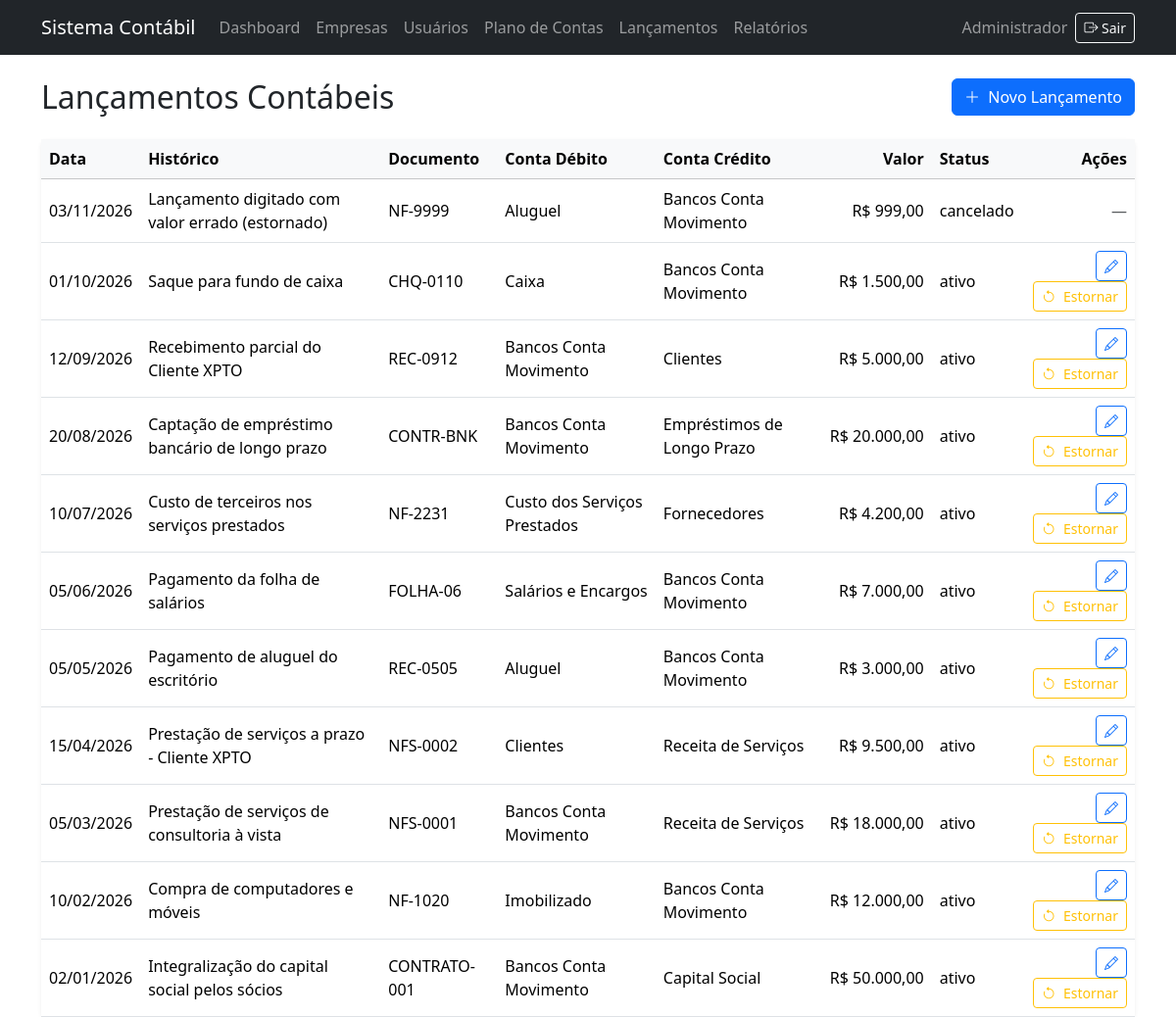
Screenshot of /lancamentos/listar.php (signed in) with the database file from the repository.
### tables this page shows
CREATE TABLE IF NOT EXISTS lancamentos (
    id_lancamento     INT UNSIGNED AUTO_INCREMENT PRIMARY KEY,
    id_empresa        INT UNSIGNED NOT NULL,
    id_exercicio      INT UNSIGNED NOT NULL,
    data              DATE NOT NULL,
    historico         VARCHAR(255) NOT NULL,
    documento         VARCHAR(60) NULL,
    valor             DECIMAL(15, 2) NOT NULL,
    id_conta_debito   INT UNSIGNED NOT NULL,
    id_conta_credito  INT UNSIGNED NOT NULL,
    id_centro_custo   INT UNSIGNED NULL,
    id_usuario        INT UNSIGNED NOT NULL,
    status            ENUM('ativo', 'cancelado') NOT NULL DEFAULT 'ativo',
    KEY idx_lancamentos_empresa_exercicio (id_empresa, id_exercicio, data),
    CONSTRAINT fk_lanc_empresa   FOREIGN KEY (id_empresa)       REFERENCES empresas (id_empresa),
    CONSTRAINT fk_lanc_exercicio FOREIGN KEY (id_exercicio)     REFERENCES exercicios (id_exercicio),
    CONSTRAINT fk_lanc_debito    FOREIGN KEY (id_conta_debito)  REFERENCES contas_contabeis (id_conta),
    CONSTRAINT fk_lanc_credito   FOREIGN KEY (id_conta_credito) REFERENCES contas_contabeis (id_conta),
    CONSTRAINT fk_lanc_centro    FOREIGN KEY (id_centro_custo)  REFERENCES centros_custo (id_centro),
    CONSTRAINT fk_lanc_usuario   FOREIGN KEY (id_usuario)       REFERENCES usuarios (id_usuario),
    CONSTRAINT ck_lanc_valor     CHECK (valor > 0),
    CONSTRAINT ck_lanc_contas    CHECK (id_conta_debito <> id_conta_credito)
);

CREATE TABLE IF NOT EXISTS contas_contabeis (
    id_conta       INT UNSIGNED AUTO_INCREMENT PRIMARY KEY,
    id_empresa     INT UNSIGNED NOT NULL,
    codigo         VARCHAR(30) NOT NULL,
    descricao      VARCHAR(160) NOT NULL,
    tipo           ENUM('sintetica', 'analitica') NOT NULL,
    natureza       ENUM('devedora', 'credora') NOT NULL,
    classificacao  ENUM('ativo', 'passivo', 'patrimonio_liquido', 'receita', 'custo', 'despesa') NOT NULL,
    conta_pai      INT UNSIGNED NULL,
    nivel          TINYINT UNSIGNED NOT NULL DEFAULT 1,
    status         ENUM('ativo', 'inativo') NOT NULL DEFAULT 'ativo',
    UNIQUE KEY uk_contas_empresa_codigo (id_empresa, codigo),
    CONSTRAINT fk_contas_empresa FOREIGN KEY (id_empresa) REFERENCES empresas (id_empresa),
    CONSTRAINT fk_contas_pai FOREIGN KEY (conta_pai) REFERENCES contas_contabeis (id_conta)
);

### autoload.php (called while the page is built, shortened)
<?php
spl_autoload_register(static function (string $class): void {
    $prefix = 'App\\';
    $relativeClass = substr($class, strlen($prefix));
    $file = __DIR__
        . DIRECTORY_SEPARATOR . 'src'
        . DIRECTORY_SEPARATOR . str_replace('\\', DIRECTORY_SEPARATOR, $relativeClass)
        . '.php';
});

### src/Core/Auth.php (called while the page is built, shortened)
<?php
final class Auth
{
    private ?EmpresaRepository $empresas;
    public function __construct(
        ?UsuarioRepository $usuarios = null,
        ?EmpresaRepository $empresas = null
    ) {
        $this->empresas = $empresas;
    }
    public function usuario(): ?array
    {
        $usuario = $_SESSION['usuario'] ?? null;
        return [
            'id_usuario' => (int) $usuario['id_usuario'],
            'nome' => $usuario['nome'],
            'email' => $usuario['email'],
            'perfil' => $usuario['perfil'],
        ];
    }
    public function perfil(): string
    {
        return $this->usuario()['perfil'] ?? '';
    }
    public function podeEscrever(): bool
    {
        return in_array($this->perfil(), self::PERFIS_COM_ESCRITA, true);
    }
    public function empresaId(): ?int
    {
        $empresaId = $_SESSION['empresa_id'] ?? null;
        foreach (($this->empresas ??= new EmpresaRepository())->ativas() as $empresa) {
            if (isset($empresa['id_empresa']) && is_numeric($empresa['id_empresa'])) {
                $id = (int) $empresa['id_empresa'];
                if ($id > 0) {
                    return $id;
                }
            }
        }
        return null;
    }
}

### config/config.php (called while the page is built, shortened)
<?php
$appDebug = getenv('APP_DEBUG');

### src/Core/Database.php (called while the page is built, shortened)
<?php
require_once dirname(__DIR__, 2) . DIRECTORY_SEPARATOR . 'config'
    . DIRECTORY_SEPARATOR . 'config.php';
final class Database
{
    private static ?self $instance = null;
    private PDO $connection;
    private function __construct()
    {
        $dsn = 'mysql:host=' . DB_HOST
            . ';port=' . DB_PORT
            . ';dbname=' . DB_NAME
            . ';charset=' . DB_CHARSET;
        $opcoes = [
            PDO::ATTR_ERRMODE => PDO::ERRMODE_EXCEPTION,
            PDO::ATTR_DEFAULT_FETCH_MODE => PDO::FETCH_ASSOC,
            PDO::ATTR_EMULATE_PREPARES => false,
        ];
        try {
            $this->connection = new PDO($dsn, DB_USER, DB_PASS, $opcoes);
        } catch (PDOException $exception) {
            throw new RuntimeException(
                'Não foi possível conectar ao banco de dados. Verifique as configurações e tente novamente.',
                0,
                $exception
            );
        }
    }
    public static function getInstance(): self
    {
        if (self::$instance === null) {
            self::$instance = new self();
        }
        return self::$instance;
    }
    public function getConnection(): PDO
    {
        return $this->connection;
    }
}

### src/Repository/EmpresaRepository.php (called while the page is built, shortened)
<?php
final class EmpresaRepository
{
    private PDO $conexao;
    public function __construct()
    {
        $this->conexao = Database::getInstance()->getConnection();
    }
    public function ativas(): array
    {
        $statement = $this->conexao->prepare(
            'SELECT id_empresa, razao_social, nome_fantasia, cnpj, endereco,
                    regime_tributario, responsavel, status
             FROM empresas
             WHERE status = :status'
        );
        $statement->execute(['status' => 'ativo']);
        return $statement->fetchAll(PDO::FETCH_ASSOC);
    }
}

### src/Repository/ExercicioRepository.php (called while the page is built, shortened)
<?php
final class ExercicioRepository
{
    private PDO $conexao;
    public function __construct()
    {
        $this->conexao = Database::getInstance()->getConnection();
    }
    public function buscarAbertoPorEmpresa(int $id_empresa): ?array
    {
        $statement = $this->conexao->prepare(
            "SELECT id_exercicio, id_empresa, ano, data_inicio, data_fim, status
             FROM exercicios
             WHERE id_empresa = :empresa
               AND status = 'aberto'
             ORDER BY ano DESC
             LIMIT 1"
        );
        $statement->execute(['empresa' => $id_empresa]);
        $exercicio = $statement->fetch(PDO::FETCH_ASSOC);
        return $exercicio === false ? null : $exercicio;
    }
}

### src/Repository/LancamentoRepository.php (called while the page is built, shortened)
<?php
final class LancamentoRepository
{
    private PDO $conexao;
    public function __construct()
    {
        $this->conexao = Database::getInstance()->getConnection();
    }
    public function listarPorEmpresaEExercicio(int $id_empresa, int $id_exercicio): array
    {
        $statement = $this->conexao->prepare(
            'SELECT l.id_lancamento, l.id_empresa, l.id_exercicio, l.data,
                    l.historico, l.documento, l.valor, l.id_conta_debito,
                    l.id_conta_credito, l.id_centro_custo, l.id_usuario, l.status,
                    debito.descricao AS descricao_conta_debito,
                    credito.descricao AS descricao_conta_credito
             FROM lancamentos AS l
             INNER JOIN contas_contabeis AS debito
                ON debito.id_conta = l.id_conta_debito
             INNER JOIN contas_contabeis AS credito
                ON credito.id_conta = l.id_conta_credito
             WHERE l.id_empresa = :id_empresa
               AND l.id_exercicio = :id_exercicio
             ORDER BY l.data DESC, l.id_lancamento DESC'
        );
        $statement->execute([
            'id_empresa' => $id_empresa,
            'id_exercicio' => $id_exercicio,
        ]);
        return $statement->fetchAll(PDO::FETCH_ASSOC);
    }
}

### lancamentos/listar.php (the view, shortened to what this page needs)
<?php
require_once dirname(__DIR__) . DIRECTORY_SEPARATOR . 'autoload.php';
$auth = new App\Core\Auth();
$auth->exigirLogin();
$podeEscrever = $auth->podeEscrever();
$idEmpresa = $auth->empresaId();
$exercicioAtual = $idEmpresa === null
    ? null
    : (new App\Repository\ExercicioRepository())->buscarAbertoPorEmpresa($idEmpresa);
$idExercicio = (int) ($exercicioAtual['id_exercicio'] ?? 0);
$lancamentos = $idEmpresa === null
    ? []
    : (new App\Repository\LancamentoRepository())->listarPorEmpresaEExercicio(
        $idEmpresa,
        $idExercicio
    );
require_once dirname(__DIR__) . DIRECTORY_SEPARATOR . 'includes'
    . DIRECTORY_SEPARATOR . 'header.php';
$escapar = static fn (string $valor): string => htmlspecialchars(
    $valor,
    ENT_QUOTES | ENT_SUBSTITUTE,
    'UTF-8'
);
$formatarData = static function (mixed $valor): string {
    if (!is_string($valor) || $valor === '') {
        return '';
    }
    $data = DateTimeImmutable::createFromFormat('!Y-m-d', substr($valor, 0, 10));
    return $data !== false && $data->format('Y-m-d') === substr($valor, 0, 10)
        ? $data->format('d/m/Y')
        : $valor;
};
$formatarValor = static function (mixed $valor): string {
    return is_numeric($valor)
        ? 'R$ ' . number_format((float) $valor, 2, ',', '.')
        : 'R$ 0,00';
};
?>
<div class="d-flex flex-column flex-sm-row justify-content-between align-items-sm-center gap-3 mb-4">
    <h1 class="h2 mb-0">Lançamentos Contábeis</h1>
    <?php if ($podeEscrever): ?>
        <a href="/Contabil/lancamentos/form.php" class="btn btn-primary">
            <i class="bi bi-plus-lg me-1" aria-hidden="true"></i>
            Novo Lançamento
        </a>
    <?php endif; ?>
</div>
<?php if ($idEmpresa === null): ?>
    <div class="alert alert-info" role="status">
        Nenhuma empresa ativa está selecionada. Selecione uma empresa para consultar os lançamentos.
    </div>
<?php else: ?>
    <div class="card border-0 shadow-sm">
        <div class="card-body p-0">
            <div class="table-responsive">
                <table class="table table-hover align-middle mb-0">
                    <thead class="table-light">
                        <tr>
                            <th scope="col">Data</th>
                            <th scope="col">Histórico</th>
                            <th scope="col">Documento</th>
                            <th scope="col">Conta Débito</th>
                            <th scope="col">Conta Crédito</th>
                            <th scope="col" class="text-end">Valor</th>
                            <th scope="col">Status</th>
                            <?php if ($podeEscrever): ?>
                                <th scope="col" class="text-end">Ações</th>
                            <?php endif; ?>
                        </tr>
                    </thead>
                    <tbody>
                        <?php if ($lancamentos === []): ?>
                            <tr>
                                <td colspan="<?= $podeEscrever ? 8 : 7 ?>" class="text-center text-body-secondary py-4">
                                    Nenhum lançamento encontrado para o exercício selecionado.
                                </td>
                            </tr>
                        <?php else: ?>
                            <?php foreach ($lancamentos as $lancamento): ?>
                                <?php
                                $idLancamento = (int) ($lancamento['id_lancamento'] ?? 0);
                                $status = is_string($lancamento['status'] ?? null)
                                    ? $lancamento['status']
                                    : '';
                                $linhaCancelada = $status === 'cancelado';
                                ?>
                                <tr class="<?= $linhaCancelada ? 'text-muted' : '' ?>">
                                    <td><?= $escapar($formatarData($lancamento['data'] ?? null)) ?></td>
                                    <td><?= $escapar((string) ($lancamento['historico'] ?? '')) ?></td>
                                    <td><?= $escapar((string) ($lancamento['documento'] ?? '')) ?></td>
                                    <td><?= $escapar((string) ($lancamento['descricao_conta_debito'] ?? '')) ?></td>
                                    <td><?= $escapar((string) ($lancamento['descricao_conta_credito'] ?? '')) ?></td>
                                    <td class="text-end text-nowrap"><?= $escapar($formatarValor($lancamento['valor'] ?? null)) ?></td>
                                    <td><?= $escapar($status) ?></td>
                                    <?php if ($podeEscrever): ?>
                                        <td class="text-end">
                                            <?php if ($status === 'ativo'): ?>
                                                <a
                                                    href="/Contabil/lancamentos/form.php?id=<?= $idLancamento ?>"
                                                    class="btn btn-outline-primary btn-sm"
                                                    aria-label="Editar lançamento <?= $idLancamento ?>"
                                                    title="Editar"
                                                >
                                                    <i class="bi bi-pencil" aria-hidden="true"></i>
                                                </a>
                                                <form
                                                    action="/Contabil/lancamentos/estornar.php?id=<?= $idLancamento ?>"
                                                    method="post"
                                                    class="d-inline"
                                                >
                                                    <button
                                                        type="submit"
                                                        class="btn btn-outline-warning btn-sm btn-excluir"
                                                    >
                                                        <i class="bi bi-arrow-counterclockwise me-1" aria-hidden="true"></i>
                                                        Estornar
                                                    </button>
                                                </form>
                                            <?php else: ?>
                                                <span class="text-body-secondary">—</span>
                                            <?php endif; ?>
                                        </td>
                                    <?php endif; ?>
                                </tr>
                            <?php endforeach; ?>
                        <?php endif; ?>
                    </tbody>
                </table>
            </div>
        </div>
    </div>
<?php endif; ?>
<?php
require_once dirname(__DIR__) . DIRECTORY_SEPARATOR . 'includes'
    . DIRECTORY_SEPARATOR . 'footer.php';

### rows the page displays
lancamentos: data "03/11/2026", historico "Lançamento digitado com valor errado (estornado)", documento "NF-9999", id_conta_debito.descricao "Aluguel", id_conta_credito.descricao "Bancos Conta Movimento", valor "R$ 999,00", status "cancelado"
lancamentos: data "01/10/2026", historico "Saque para fundo de caixa", documento "CHQ-0110", id_conta_debito.descricao "Caixa", id_conta_credito.descricao "Bancos Conta Movimento", valor "R$ 1.500,00", status "ativo"
lancamentos: data "12/09/2026", historico "Recebimento parcial do Cliente XPTO", documento "REC-0912", id_conta_debito.descricao "Bancos Conta Movimento", id_conta_credito.descricao "Clientes", valor "R$ 5.000,00", status "ativo"
lancamentos: data "20/08/2026", historico "Captação de empréstimo bancário de longo prazo", documento "CONTR-BNK", id_conta_debito.descricao "Bancos Conta Movimento", id_conta_credito.descricao "Empréstimos de Longo Prazo", valor "R$ 20.000,00", status "ativo"
lancamentos: data "10/07/2026", historico "Custo de terceiros nos serviços prestados", documento "NF-2231", id_conta_debito.descricao "Custo dos Serviços Prestados", id_conta_credito.descricao "Fornecedores", valor "R$ 4.200,00", status "ativo"
lancamentos: data "05/06/2026", historico "Pagamento da folha de salários", documento "FOLHA-06", id_conta_debito.descricao "Salários e Encargos", id_conta_credito.descricao "Bancos Conta Movimento", valor "R$ 7.000,00", status "ativo"
lancamentos: data "05/05/2026", historico "Pagamento de aluguel do escritório", documento "REC-0505", id_conta_debito.descricao "Aluguel", id_conta_credito.descricao "Bancos Conta Movimento", valor "R$ 3.000,00", status "ativo"
lancamentos: data "15/04/2026", historico "Prestação de serviços a prazo - Cliente XPTO", documento "NFS-0002", id_conta_debito.descricao "Clientes", id_conta_credito.descricao "Receita de Serviços", valor "R$ 9.500,00", status "ativo"
lancamentos: data "05/03/2026", historico "Prestação de serviços de consultoria à vista", documento "NFS-0001", id_conta_debito.descricao "Bancos Conta Movimento", id_conta_credito.descricao "Receita de Serviços", valor "R$ 18.000,00", status "ativo"
lancamentos: data "10/02/2026", historico "Compra de computadores e móveis", documento "NF-1020", id_conta_debito.descricao "Imobilizado", id_conta_credito.descricao "Bancos Conta Movimento", valor "R$ 12.000,00", status "ativo"
lancamentos: data "02/01/2026", historico "Integralização do capital social pelos sócios", documento "CONTRATO-001", id_conta_debito.descricao "Bancos Conta Movimento", id_conta_credito.descricao "Capital Social", valor "R$ 50.000,00", status "ativo"

### other values shown
$escapar(APP_NAME) "Sistema Contábil"
$escapar($usuarioAtual['nome']) "Administrador"
